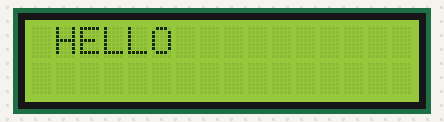
Bench run of a sketch on a simulated Arduino Uno, built with avr-gcc and run on an emulated ATmega328P. Shown: 16×2 character LCD.

Above: at 0.18 s.
At 0.93 s:
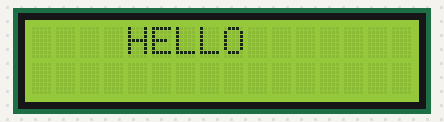
At 1.93 s:
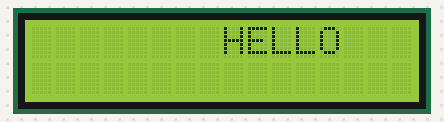
At 2.93 s:
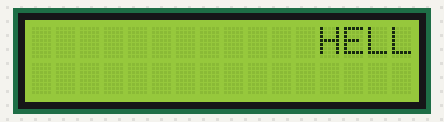
At 3.9 s:
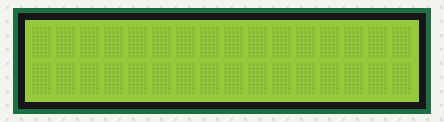
At 10.69 s:
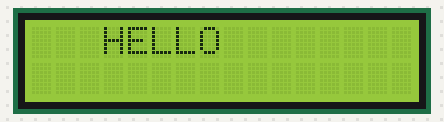

Measured:
- by itself, everything shown: repeats every 10.0 s, in 21 steps
- what the display in image 4 shows lasts 5.0 s, from 3.8 s to 8.8 s

The sketch:

5_arduino_lcd_scroll_effect.ino
```cpp
#include <LiquidCrystal.h>

const int RS = 12;
const int EN = 11;
const int D5 = 5;
const int D4 = 4;
const int D3 = 3;
const int D2 = 2;

int count = 0;

LiquidCrystal lcd(RS, EN, D5, D4, D3, D2);

void setup() {
  lcd.begin(16, 2);
  lcd.print("HELLO");
}

void loop() {
  for (int i = 0; i < 16; i++) {
    lcd.scrollDisplayRight();
    delay(250);
  }
}
```
